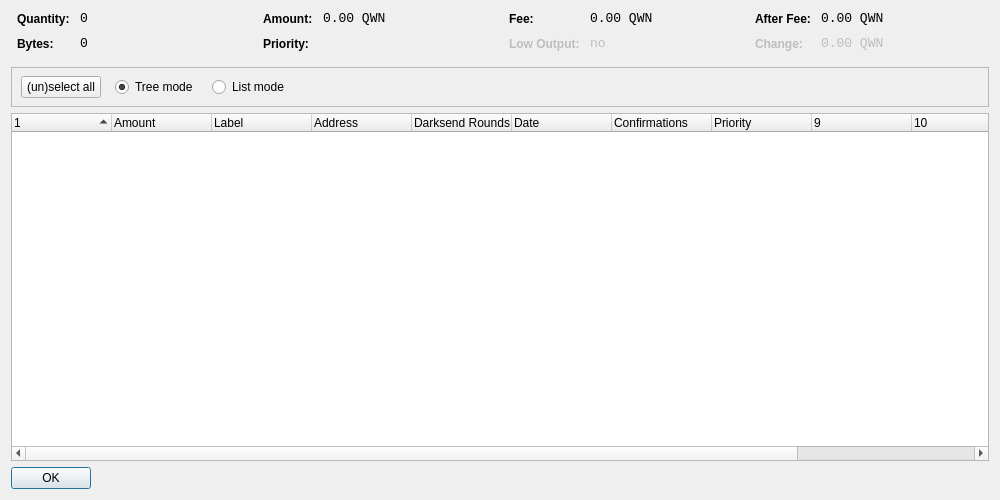
<?xml version="1.0" encoding="UTF-8"?>
<ui version="4.0">
 <class>CoinControlDialog</class>
 <widget class="QDialog" name="CoinControlDialog">
  <property name="geometry">
   <rect>
    <x>0</x>
    <y>0</y>
    <width>1000</width>
    <height>500</height>
   </rect>
  </property>
  <property name="windowTitle">
   <string>Coin Control</string>
  </property>
  <layout class="QVBoxLayout" name="verticalLayout">
   <item>
    <layout class="QHBoxLayout" name="horizontalLayoutTop" stretch="0,0,0,0">
     <property name="topMargin">
      <number>0</number>
     </property>
     <property name="bottomMargin">
      <number>10</number>
     </property>
     <item>
      <layout class="QFormLayout" name="formLayoutCoinControl1">
       <property name="horizontalSpacing">
        <number>10</number>
       </property>
       <property name="verticalSpacing">
        <number>10</number>
       </property>
       <property name="leftMargin">
        <number>6</number>
       </property>
       <property name="rightMargin">
        <number>6</number>
       </property>
       <item row="0" column="0">
        <widget class="QLabel" name="labelCoinControlQuantityText">
         <property name="styleSheet">
          <string notr="true">font-weight:bold;</string>
         </property>
         <property name="text">
          <string>Quantity:</string>
         </property>
        </widget>
       </item>
       <item row="0" column="1">
        <widget class="QLabel" name="labelCoinControlQuantity">
         <property name="font">
          <font>
           <family>Monospace</family>
           <pointsize>10</pointsize>
          </font>
         </property>
         <property name="cursor">
          <cursorShape>IBeamCursor</cursorShape>
         </property>
         <property name="contextMenuPolicy">
          <enum>Qt::ActionsContextMenu</enum>
         </property>
         <property name="text">
          <string notr="true">0</string>
         </property>
         <property name="textInteractionFlags">
          <set>Qt::LinksAccessibleByMouse|Qt::TextSelectableByKeyboard|Qt::TextSelectableByMouse</set>
         </property>
        </widget>
       </item>
       <item row="1" column="0">
        <widget class="QLabel" name="labelCoinControlBytesText">
         <property name="styleSheet">
          <string notr="true">font-weight:bold;</string>
         </property>
         <property name="text">
          <string>Bytes:</string>
         </property>
        </widget>
       </item>
       <item row="1" column="1">
        <widget class="QLabel" name="labelCoinControlBytes">
         <property name="font">
          <font>
           <family>Monospace</family>
           <pointsize>10</pointsize>
          </font>
         </property>
         <property name="cursor">
          <cursorShape>IBeamCursor</cursorShape>
         </property>
         <property name="contextMenuPolicy">
          <enum>Qt::ActionsContextMenu</enum>
         </property>
         <property name="text">
          <string notr="true">0</string>
         </property>
         <property name="textInteractionFlags">
          <set>Qt::LinksAccessibleByMouse|Qt::TextSelectableByKeyboard|Qt::TextSelectableByMouse</set>
         </property>
        </widget>
       </item>
      </layout>
     </item>
     <item>
      <layout class="QFormLayout" name="formLayoutCoinControl2">
       <property name="horizontalSpacing">
        <number>10</number>
       </property>
       <property name="verticalSpacing">
        <number>10</number>
       </property>
       <property name="leftMargin">
        <number>6</number>
       </property>
       <property name="rightMargin">
        <number>6</number>
       </property>
       <item row="0" column="0">
        <widget class="QLabel" name="labelCoinControlAmountText">
         <property name="styleSheet">
          <string notr="true">font-weight:bold;</string>
         </property>
         <property name="text">
          <string>Amount:</string>
         </property>
        </widget>
       </item>
       <item row="0" column="1">
        <widget class="QLabel" name="labelCoinControlAmount">
         <property name="font">
          <font>
           <family>Monospace</family>
           <pointsize>10</pointsize>
          </font>
         </property>
         <property name="cursor">
          <cursorShape>IBeamCursor</cursorShape>
         </property>
         <property name="contextMenuPolicy">
          <enum>Qt::ActionsContextMenu</enum>
         </property>
         <property name="text">
          <string notr="true">0.00 QWN</string>
         </property>
         <property name="textInteractionFlags">
          <set>Qt::LinksAccessibleByMouse|Qt::TextSelectableByKeyboard|Qt::TextSelectableByMouse</set>
         </property>
        </widget>
       </item>
       <item row="1" column="0">
        <widget class="QLabel" name="labelCoinControlPriorityText">
         <property name="styleSheet">
          <string notr="true">font-weight:bold;</string>
         </property>
         <property name="text">
          <string>Priority:</string>
         </property>
        </widget>
       </item>
       <item row="1" column="1">
        <widget class="QLabel" name="labelCoinControlPriority">
         <property name="font">
          <font>
           <family>Monospace</family>
           <pointsize>10</pointsize>
          </font>
         </property>
         <property name="cursor">
          <cursorShape>IBeamCursor</cursorShape>
         </property>
         <property name="contextMenuPolicy">
          <enum>Qt::ActionsContextMenu</enum>
         </property>
         <property name="text">
          <string/>
         </property>
         <property name="textInteractionFlags">
          <set>Qt::LinksAccessibleByMouse|Qt::TextSelectableByKeyboard|Qt::TextSelectableByMouse</set>
         </property>
        </widget>
       </item>
      </layout>
     </item>
     <item>
      <layout class="QFormLayout" name="formLayoutCoinControl3">
       <property name="horizontalSpacing">
        <number>10</number>
       </property>
       <property name="verticalSpacing">
        <number>10</number>
       </property>
       <property name="leftMargin">
        <number>6</number>
       </property>
       <property name="rightMargin">
        <number>6</number>
       </property>
       <item row="0" column="0">
        <widget class="QLabel" name="labelCoinControlFeeText">
         <property name="styleSheet">
          <string notr="true">font-weight:bold;</string>
         </property>
         <property name="text">
          <string>Fee:</string>
         </property>
        </widget>
       </item>
       <item row="0" column="1">
        <widget class="QLabel" name="labelCoinControlFee">
         <property name="font">
          <font>
           <family>Monospace</family>
           <pointsize>10</pointsize>
          </font>
         </property>
         <property name="cursor">
          <cursorShape>IBeamCursor</cursorShape>
         </property>
         <property name="contextMenuPolicy">
          <enum>Qt::ActionsContextMenu</enum>
         </property>
         <property name="text">
          <string notr="true">0.00 QWN</string>
         </property>
         <property name="textInteractionFlags">
          <set>Qt::LinksAccessibleByMouse|Qt::TextSelectableByKeyboard|Qt::TextSelectableByMouse</set>
         </property>
        </widget>
       </item>
       <item row="1" column="0">
        <widget class="QLabel" name="labelCoinControlLowOutputText">
         <property name="enabled">
          <bool>false</bool>
         </property>
         <property name="styleSheet">
          <string notr="true">font-weight:bold;</string>
         </property>
         <property name="text">
          <string>Low Output:</string>
         </property>
        </widget>
       </item>
       <item row="1" column="1">
        <widget class="QLabel" name="labelCoinControlLowOutput">
         <property name="enabled">
          <bool>false</bool>
         </property>
         <property name="font">
          <font>
           <family>Monospace</family>
           <pointsize>10</pointsize>
          </font>
         </property>
         <property name="cursor">
          <cursorShape>IBeamCursor</cursorShape>
         </property>
         <property name="contextMenuPolicy">
          <enum>Qt::ActionsContextMenu</enum>
         </property>
         <property name="text">
          <string notr="true">no</string>
         </property>
         <property name="textInteractionFlags">
          <set>Qt::LinksAccessibleByMouse|Qt::TextSelectableByKeyboard|Qt::TextSelectableByMouse</set>
         </property>
        </widget>
       </item>
      </layout>
     </item>
     <item>
      <layout class="QFormLayout" name="formLayoutCoinControl4">
       <property name="horizontalSpacing">
        <number>10</number>
       </property>
       <property name="verticalSpacing">
        <number>10</number>
       </property>
       <property name="leftMargin">
        <number>6</number>
       </property>
       <property name="rightMargin">
        <number>6</number>
       </property>
       <item row="0" column="0">
        <widget class="QLabel" name="labelCoinControlAfterFeeText">
         <property name="styleSheet">
          <string notr="true">font-weight:bold;</string>
         </property>
         <property name="text">
          <string>After Fee:</string>
         </property>
        </widget>
       </item>
       <item row="0" column="1">
        <widget class="QLabel" name="labelCoinControlAfterFee">
         <property name="font">
          <font>
           <family>Monospace</family>
           <pointsize>10</pointsize>
          </font>
         </property>
         <property name="cursor">
          <cursorShape>IBeamCursor</cursorShape>
         </property>
         <property name="contextMenuPolicy">
          <enum>Qt::ActionsContextMenu</enum>
         </property>
         <property name="text">
          <string notr="true">0.00 QWN</string>
         </property>
         <property name="textInteractionFlags">
          <set>Qt::LinksAccessibleByMouse|Qt::TextSelectableByKeyboard|Qt::TextSelectableByMouse</set>
         </property>
        </widget>
       </item>
       <item row="1" column="0">
        <widget class="QLabel" name="labelCoinControlChangeText">
         <property name="enabled">
          <bool>false</bool>
         </property>
         <property name="styleSheet">
          <string notr="true">font-weight:bold;</string>
         </property>
         <property name="text">
          <string>Change:</string>
         </property>
        </widget>
       </item>
       <item row="1" column="1">
        <widget class="QLabel" name="labelCoinControlChange">
         <property name="enabled">
          <bool>false</bool>
         </property>
         <property name="font">
          <font>
           <family>Monospace</family>
           <pointsize>10</pointsize>
          </font>
         </property>
         <property name="cursor">
          <cursorShape>IBeamCursor</cursorShape>
         </property>
         <property name="contextMenuPolicy">
          <enum>Qt::ActionsContextMenu</enum>
         </property>
         <property name="text">
          <string notr="true">0.00 QWN</string>
         </property>
         <property name="textInteractionFlags">
          <set>Qt::LinksAccessibleByMouse|Qt::TextSelectableByKeyboard|Qt::TextSelectableByMouse</set>
         </property>
        </widget>
       </item>
      </layout>
     </item>
    </layout>
   </item>
   <item>
    <widget class="QFrame" name="frame">
     <property name="minimumSize">
      <size>
       <width>0</width>
       <height>40</height>
      </size>
     </property>
     <property name="frameShape">
      <enum>QFrame::StyledPanel</enum>
     </property>
     <property name="frameShadow">
      <enum>QFrame::Sunken</enum>
     </property>
     <widget class="QWidget" name="horizontalLayoutWidget">
      <property name="geometry">
       <rect>
        <x>10</x>
        <y>0</y>
        <width>781</width>
        <height>41</height>
       </rect>
      </property>
      <layout class="QHBoxLayout" name="horizontalLayoutPanel" stretch="0,0,0,0,0">
       <property name="spacing">
        <number>14</number>
       </property>
       <item>
        <widget class="QPushButton" name="pushButtonSelectAll">
         <property name="sizePolicy">
          <sizepolicy hsizetype="Maximum" vsizetype="Fixed">
           <horstretch>0</horstretch>
           <verstretch>0</verstretch>
          </sizepolicy>
         </property>
         <property name="text">
          <string>(un)select all</string>
         </property>
        </widget>
       </item>
       <item>
        <widget class="QRadioButton" name="radioTreeMode">
         <property name="sizePolicy">
          <sizepolicy hsizetype="Maximum" vsizetype="Fixed">
           <horstretch>0</horstretch>
           <verstretch>0</verstretch>
          </sizepolicy>
         </property>
         <property name="text">
          <string>Tree mode</string>
         </property>
         <property name="checked">
          <bool>true</bool>
         </property>
        </widget>
       </item>
       <item>
        <widget class="QRadioButton" name="radioListMode">
         <property name="sizePolicy">
          <sizepolicy hsizetype="Maximum" vsizetype="Fixed">
           <horstretch>0</horstretch>
           <verstretch>0</verstretch>
          </sizepolicy>
         </property>
         <property name="text">
          <string>List mode</string>
         </property>
        </widget>
       </item>
       <item>
        <spacer name="horizontalSpacer">
         <property name="orientation">
          <enum>Qt::Horizontal</enum>
         </property>
         <property name="sizeHint" stdset="0">
          <size>
           <width>40</width>
           <height>20</height>
          </size>
         </property>
        </spacer>
       </item>
      </layout>
     </widget>
    </widget>
   </item>
   <item>
    <widget class="CoinControlTreeWidget" name="treeWidget">
     <property name="contextMenuPolicy">
      <enum>Qt::CustomContextMenu</enum>
     </property>
     <property name="sortingEnabled">
      <bool>false</bool>
     </property>
     <property name="columnCount">
      <number>12</number>
     </property>
     <attribute name="headerShowSortIndicator" stdset="0">
      <bool>true</bool>
     </attribute>
     <attribute name="headerStretchLastSection">
      <bool>false</bool>
     </attribute>
     <column>
      <property name="text">
       <string/>
      </property>
     </column>
     <column>
      <property name="text">
       <string>Amount</string>
      </property>
     </column>
     <column>
      <property name="text">
       <string>Label</string>
      </property>
     </column>
     <column>
      <property name="text">
       <string>Address</string>
      </property>
     </column>
	 <column>
      <property name="text">
       <string>Darksend Rounds</string>
      </property>
     </column>
     <column>
      <property name="text">
       <string>Date</string>
      </property>
     </column>
     <column>
      <property name="text">
       <string>Confirmations</string>
      </property>
      <property name="toolTip">
       <string>Confirmed</string>
      </property>
     </column>
     <column>
      <property name="text">
       <string>Priority</string>
      </property>
     </column>
     <column>
      <property name="text">
       <string/>
      </property>
     </column>
     <column>
      <property name="text">
       <string/>
      </property>
     </column>
     <column>
      <property name="text">
       <string/>
      </property>
     </column>
     <column>
      <property name="text">
       <string/>
      </property>
     </column>
    </widget>
   </item>
   <item>
    <widget class="QDialogButtonBox" name="buttonBox">
     <property name="sizePolicy">
      <sizepolicy hsizetype="Maximum" vsizetype="Fixed">
       <horstretch>0</horstretch>
       <verstretch>0</verstretch>
      </sizepolicy>
     </property>
     <property name="orientation">
      <enum>Qt::Horizontal</enum>
     </property>
     <property name="standardButtons">
      <set>QDialogButtonBox::Ok</set>
     </property>
    </widget>
   </item>
  </layout>
 </widget>
 <customwidgets>
  <customwidget>
   <class>CoinControlTreeWidget</class>
   <extends>QTreeWidget</extends>
   <header>coincontroltreewidget.h</header>
  </customwidget>
 </customwidgets>
 <resources/>
 <connections/>
</ui>
